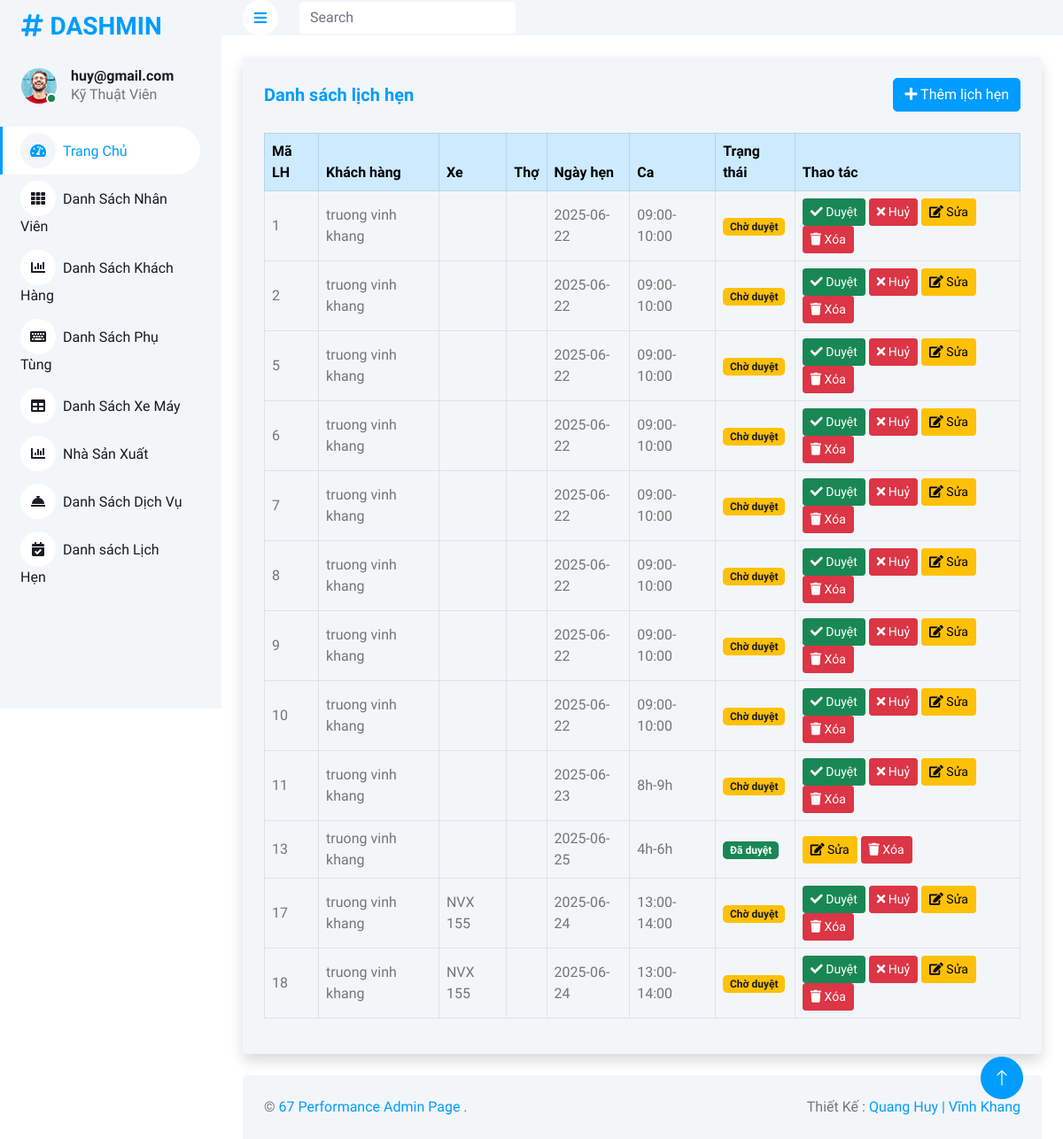
/Admin/danhsachlichhen.php (signed in), run on the app's committed database.
### tables this page shows
CREATE TABLE `lichhen` (
  `MaLH` int(11) NOT NULL,
  `TenXe` varchar(255) NOT NULL,
  `LoaiXe` varchar(100) NOT NULL,
  `PhanKhuc` varchar(100) NOT NULL,
  `MoTaLyDo` text NOT NULL,
  `nhanvien_MaNV` int(11) NOT NULL,
  `NgayHen` date NOT NULL,
  `ThoiGianCa` varchar(255) NOT NULL,
  `PhanLoai` int(11) DEFAULT 0,
  `TrangThai` varchar(50) NOT NULL DEFAULT 'cho duyet',
  `xemay_MaXE` int(11) NOT NULL,
  `khachhang_MaKH` int(11) NOT NULL
);

CREATE TABLE `khachhang` (
  `MaKH` int(11) NOT NULL,
  `TenKH` varchar(100) DEFAULT NULL,
  `Email` varchar(30) DEFAULT NULL,
  `MatKhau` varchar(255) DEFAULT NULL,
  `DiaChi` text DEFAULT NULL,
  `SDT` varchar(10) DEFAULT NULL,
  `TrangThai` enum('hoat_dong','bi_khoa') DEFAULT NULL,
  `Reset_token` text DEFAULT NULL,
  `admin_AdminID` int(11) DEFAULT NULL
);

CREATE TABLE `xemay` (
  `MaXE` int(11) NOT NULL,
  `TenXe` varchar(255) DEFAULT NULL,
  `LoaiXe` varchar(255) DEFAULT NULL,
  `PhanKhuc` varchar(255) DEFAULT NULL,
  `BienSoXe` varchar(255) DEFAULT NULL,
  `HinhAnhMatTruocXe` varchar(255) DEFAULT NULL,
  `HinhAnhMatSauXe` varchar(255) DEFAULT NULL,
  `hoadon_MaHD` int(11) DEFAULT NULL,
  `khachhang_MaKH` int(11) DEFAULT NULL
);

### Admin/controllers/LichHenController.php (called while the page is built, shortened)
<?php
require_once __DIR__ . '/../models/LichHenModel.php';
class LichHenController {
    private $model;
    public function __construct($db) {
        $this->model = new LichHenModel($db);
    }
    public function index() {
        $user = $_SESSION['user'] ?? null;
        $role = $user['role'] ?? '';
        $staffRole = $user['data']['Roles'] ?? '';
        $maNV = $user['data']['MaNV'] ?? '';
        if ($role === 'staff' && $staffRole === 'Thợ sửa xe') {
            $ds = $this->model->getAllByNhanVien($maNV);
        } else {
            $ds = $this->model->getAll();
        }
        require './views/lichhen/danhsachlichhen.php';
    }
}
?>

### Admin/models/LichHenModel.php (called while the page is built, shortened)
<?php
class LichHenModel {
    private $db;
    public function __construct($db) { $this->db = $db; }
    public function getAll() {
        $sql = "SELECT lh.*, nv.TenNV, kh.TenKH, xe.TenXe FROM lichhen lh
            LEFT JOIN nhanvien nv ON lh.nhanvien_MaNV = nv.MaNV
            LEFT JOIN khachhang kh ON lh.khachhang_MaKH = kh.MaKH
            LEFT JOIN xemay xe ON lh.xemay_MaXE = xe.MaXE";
        return $this->db->query($sql)->fetchAll(PDO::FETCH_ASSOC);
    }
}
?>

### Admin/views/lichhen/danhsachlichhen.php (the view, shortened to what this page needs)
<div class="container-fluid pt-4 px-4">
    <div class="bg-light rounded p-4 shadow">
        <div class="d-flex justify-content-between align-items-center mb-4">
            <h5 class="text-primary mb-0">Danh sách lịch hẹn</h5>
            <a href="?controller=lichhen&action=add" class="btn btn-primary">
                <i class="fa fa-plus"></i> Thêm lịch hẹn
            </a>
        </div>
        <div class="table-responsive">
        <table class="table table-bordered align-middle">
            <thead class="table-primary">
                <tr>
                    <th>Mã LH</th>
                    <th>Khách hàng</th>
                    <th>Xe</th>
                    <th>Thợ</th>
                    <th>Ngày hẹn</th>
                    <th>Ca</th>
                    <th>Trạng thái</th>
                    <th>Thao tác</th>
                </tr>
            </thead>
            <tbody>
            <?php foreach($ds as $lh): ?>
                <tr id="row_<?= $lh['MaLH'] ?>">
                    <td><?= $lh['MaLH'] ?></td>
                    <td><?= htmlspecialchars($lh['TenKH'] ?? ''); ?></td>
                    <td><?= htmlspecialchars($lh['TenXe'] ?? ''); ?></td>
                    <td><?= htmlspecialchars($lh['TenNV'] ?? ''); ?></td>
                    <td><?= htmlspecialchars($lh['NgayHen']) ?></td>
                    <td><?= htmlspecialchars($lh['ThoiGianCa']) ?></td>
                    <td class="trangthai">
                        <?php
                        if($lh['TrangThai'] == 'cho duyet') echo '<span class="badge bg-warning text-dark">Chờ duyệt</span>';
                        elseif($lh['TrangThai'] == 'da duyet') echo '<span class="badge bg-success">Đã duyệt</span>';
                        elseif($lh['TrangThai'] == 'huy') echo '<span class="badge bg-danger">Đã hủy</span>';
                        else echo htmlspecialchars($lh['TrangThai']);
                        ?>
                    </td>
                    <td>
                        <?php if($lh['TrangThai'] == 'cho duyet'): ?>
                            <button class="btn btn-success btn-sm btn-duyet" data-id="<?= $lh['MaLH'] ?>" data-status="da duyet"><i class="fa fa-check"></i> Duyệt</button>
                            <button class="btn btn-danger btn-sm btn-duyet" data-id="<?= $lh['MaLH'] ?>" data-status="huy"><i class="fa fa-times"></i> Huỷ</button>
                        <?php endif; ?>
                        <a href="?controller=lichhen&action=edit&id=<?= $lh['MaLH'] ?>" class="btn btn-warning btn-sm"><i class="fa fa-edit"></i> Sửa</a>
                        <a href="?controller=lichhen&action=delete&id=<?= $lh['MaLH'] ?>" class="btn btn-danger btn-sm" onclick="return confirm('Bạn có chắc muốn xóa?')"><i class="fa fa-trash"></i> Xóa</a>
                    </td>
                </tr>
            <?php endforeach; ?>
            </tbody>
        </table>
        </div>
    </div>
</div>

### Admin/css/style.css (style rules this page uses)
:root { --primary: #009CFF; --light: #F3F6F9; --dark: #191C24; }
.btn { transition: .5s; }
.btn.btn-primary { color: #FFFFFF; }

### data on the page
lichhen: MaLH "1", khachhang.TenKH "truong vinh khang", NgayHen "2025-06-22", ThoiGianCa "09:00-10:00", TrangThai "Chờ duyệt"
lichhen: MaLH "2", khachhang.TenKH "truong vinh khang", NgayHen "2025-06-22", ThoiGianCa "09:00-10:00", TrangThai "Chờ duyệt"
lichhen: MaLH "5", khachhang.TenKH "truong vinh khang", NgayHen "2025-06-22", ThoiGianCa "09:00-10:00", TrangThai "Chờ duyệt"
lichhen: MaLH "6", khachhang.TenKH "truong vinh khang", NgayHen "2025-06-22", ThoiGianCa "09:00-10:00", TrangThai "Chờ duyệt"
lichhen: MaLH "7", khachhang.TenKH "truong vinh khang", NgayHen "2025-06-22", ThoiGianCa "09:00-10:00", TrangThai "Chờ duyệt"
lichhen: MaLH "8", khachhang.TenKH "truong vinh khang", NgayHen "2025-06-22", ThoiGianCa "09:00-10:00", TrangThai "Chờ duyệt"
lichhen: MaLH "9", khachhang.TenKH "truong vinh khang", NgayHen "2025-06-22", ThoiGianCa "09:00-10:00", TrangThai "Chờ duyệt"
lichhen: MaLH "10", khachhang.TenKH "truong vinh khang", NgayHen "2025-06-22", ThoiGianCa "09:00-10:00", TrangThai "Chờ duyệt"
lichhen: MaLH "11", khachhang.TenKH "truong vinh khang", NgayHen "2025-06-23", ThoiGianCa "8h-9h", TrangThai "Chờ duyệt"
lichhen: MaLH "13", khachhang.TenKH "truong vinh khang", NgayHen "2025-06-25", ThoiGianCa "4h-6h", TrangThai "Đã duyệt"
lichhen: MaLH "17", khachhang.TenKH "truong vinh khang", xemay.TenXe "NVX 155", NgayHen "2025-06-24", ThoiGianCa "13:00-14:00", TrangThai "Chờ duyệt"
lichhen: MaLH "18", khachhang.TenKH "truong vinh khang", xemay.TenXe "NVX 155", NgayHen "2025-06-24", ThoiGianCa "13:00-14:00", TrangThai "Chờ duyệt"

### other printed values
$displayName "huy@gmail.com"
$roleLabel "Kỹ Thuật Viên"
